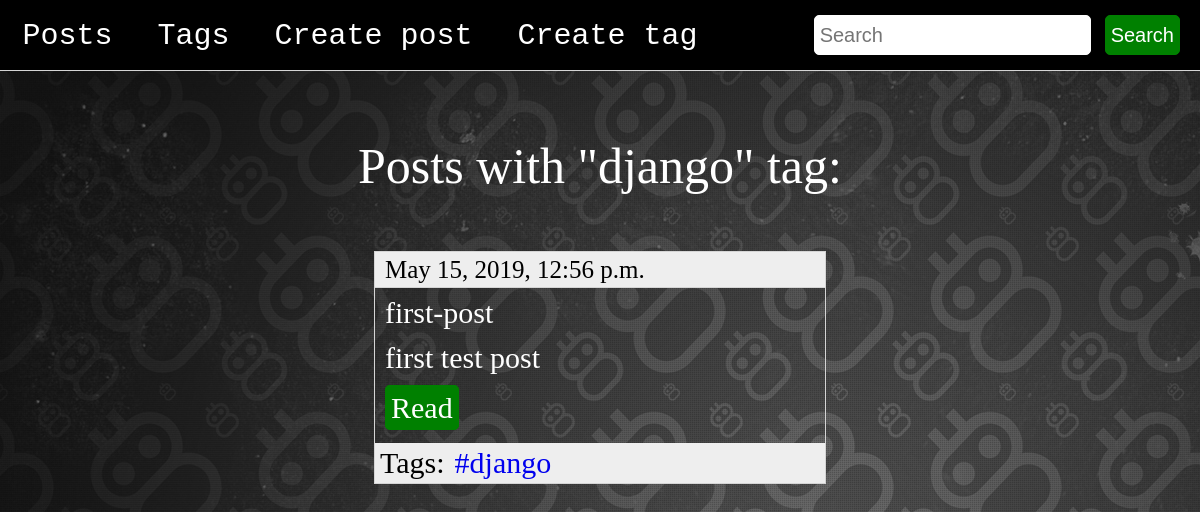
Screenshot of /blog/tag/django/ with the database file from the repository.
### blog/models.py (models this page shows, shortened)
class Tag(models.Model):
    title = models.CharField(max_length=50)
    slug = models.SlugField(max_length=50)
    def get_absolute_url(self):
        return reverse('tag_detail_url', kwargs={'slug':self.slug})

class Post(models.Model):
    title = models.CharField(max_length=50, db_index=True)
    slug = models.SlugField(max_length=50, db_index=True, unique=True)
    body = models.TextField(blank=True, db_index=True)
    datetime = models.DateTimeField(auto_now_add=True)
    tags = models.ManyToManyField('Tag', blank=True, related_name='posts')
    def get_absolute_url(self):
        return reverse('post_detail_url', kwargs={'slug':self.slug})

### blog/views.py (the view)
# urls.py: path('tag/<str:slug>/', tag_detail, name='tag_detail_url')
def tag_detail(request, slug):
    tag = Tag.objects.get(slug__iexact=slug)
    return render(request, 'blog/tag_detail.html', context={'tag':tag})

### blog/templates/blog/tag_detail.html (shortened to what this page needs)
{% extends 'blog/base.html' %}
{% load static %}
{% block link %}
<link rel="stylesheet" href="{% static 'css/post_card_template.css' %}">
{% endblock %}
{% block content %}
  <main style= 'display: flex; align-items: center; flex-direction: column; width: 100%;'>
    <h3 style='color: white; font-size: 50px; margin-bottom:60px;'>Posts with "{{ tag.title }}" tag:</h3>
    {% for post in tag.posts.all %}
      {% include 'blog/includes/post_card_template.html' %}
    {% endfor %}
  </main>
{% endblock %}

### blog/templates/blog/includes/post_card_template.html
<div class="post_card">
  <div class="post_header">{{ post.datetime }}</div>
  <div class="post_content">
    <h3>{{ post.title }}</h3>
    <p>{{ post.body }}</p>
    <a href="{{ post.get_absolute_url }}">Read</a>
  </div>
  <div class="post_footer">
    <h4>Tags:</h4>
    {% for tag in post.tags.all %}
      <a href="{{ tag.get_absolute_url }}">#{{ tag.title }}</a>
    {% endfor %}
  </div>
</div>

### static/css/base.css (style rules this page uses)
body { background-image: url(../img/posts_list_background.jpg); }

### static/css/post_card_template.css (style rules this page uses)
.post_card { border: 1px solid #d5d5d5; font-size: 30px; width: 450px; }
.post_header { background: #eeeeee; font-size: 25px; padding: 5px; padding-left: 10px; border-bottom: 1px solid #d5d5d5; margin-bottom: 10px; }
.post_content { padding-left: 10px; color: white; }
.post_content p { margin-top: 15px; margin-bottom: 20px; }
.post_content a { border: 1px solid green; border-radius: 5px; background: green; color: white; text-decoration: none; padding: 5px; }
.post_footer { display: flex; background: #eeeeee; margin-top: 20px; padding: 5px; }
.post_footer h4 { margin-right: 10px; }
.post_footer a { text-decoration: none; }

### rows the page displays
Tag: title "django"
Post: datetime "May 15, 2019, 12:56 p.m.", title "first-post", body "first test post"
